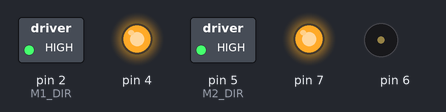
The sketch below on a simulated Arduino Uno, built with avr-gcc and run on an emulated ATmega328P. On the bench: switched loads named in the sketch (green lamp = pin HIGH), output pins drawn as LEDs (lit = HIGH), buzzer (waves = sounding). Pins used as bus, display or sensor lines are not drawn.

Above: at 0.5 s.
At 5.8 s:
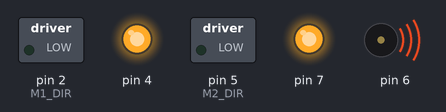
At 10.7 s:
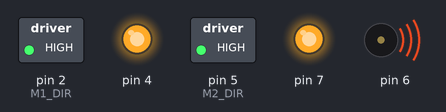
Timing chart, 0 to 11.7 s (numbered marks = the images above):
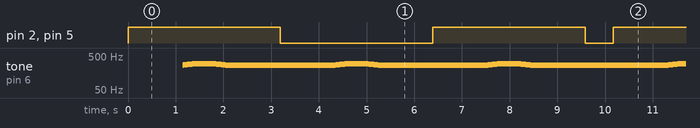

The sketch:

stepperMotor.ino
```cpp
/*
  Author: Tom Johnson
  Date: 26/09/2019
  Editor: Harrison Outram, Ashley
  Lase Updated: 4/10/2019 Modifications to speed and freq
  Organisation: Curtin Robotics Club (CRoC)
  Project: Climbing Clock (2019)
  Purpose: Revised version of the stepper motor code.
*/

#include "Arduino.h"
#include <Tone.h>

#define M1_DIR 2 // Motor 1 - Direction
#define M1_STP 3 // Motor 1 - Step
#define M1_EN 4 // Motor 1 - Encoder

#define M2_DIR 5 // Motor 2 - Direction
#define M2_STP 6 // Motor 2 - Step
#define M2_EN 7 // Motor 2 - Encoder

Tone motor1;
Tone motor2;
float duration = 0.0;

void setup()
{
  //DDRD - maps to the digital pins 0 - 7 on the Arduino board
  //PORTD - the read and write pin
  DDRD |= 0b11111100; //setting pins 2 - 7 as output
  PORTD |= 0b11111100; //setting pins 2 -7 as output
  motor1.begin(M1_STP); //initialising pin to play a tone
  motor2.begin(M2_STP); //initialising pin to play a tone
}

void loop()
{
  digitalWrite(M1_DIR, sin(duration) > 0.0 ? HIGH : LOW);
  digitalWrite(M2_DIR, sin(duration) > 0.0 ? HIGH : LOW);
  //hsm.stop(); //stop playing the tone
  motor1.play( 300.0 * fabs(sin(duration)) ); //speed of motor
  //msm.stop(); //stop playing the tone
  motor2.play( 300.0 * fabs(sin(duration)) );  //speed of motor

  duration += 0.0005; //this will affect how long the gears spin for (it's a counter for the loop below)

  if (duration > 10.0) {
    duration = 0.0;
    PORTD ^= 0x10010000; // resets the read/write pin (I'm pretty sure but will double check)
    //digitalWrite(H_EN, digitalRead(H_EN) ? LOW : HIGH );
    //digitalWrite(M_EN, digitalRead(M_EN) ? LOW : HIGH );
  }
}
```

Measured:
- by itself, pin 2 (M1_DIR), pin 5 (M2_DIR): repeats every 10.2 s: LOW 3.2 s, HIGH 3.2 s, LOW 0.59 s, HIGH 3.2 s
- by itself, tone on pin 6: plays 271 Hz for 0.01 s, 272 Hz for 0.01 s, 273 Hz for 0.01 s, 274 Hz for 0.01 s, 275 Hz for 0.01 s, 276 Hz for 0.01 s … (681 notes in this stretch)
